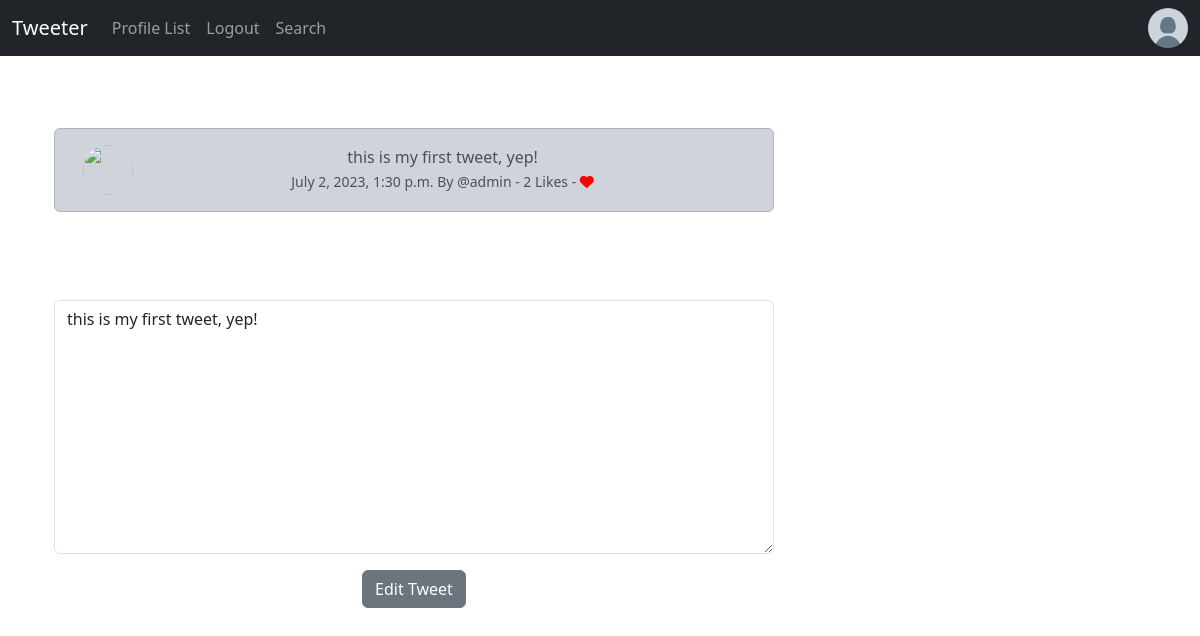
The app's page /edit/1/ (signed in) with its own data.
### tweeter/models.py (models this page shows, shortened)
class Tweet(models.Model):
    user = models.ForeignKey(User, related_name="tweets", on_delete=models.CASCADE)
    body = models.CharField(max_length=280)
    created_at = models.DateTimeField(auto_now_add=True)
    likes = models.ManyToManyField(User, related_name="tweet_likes", blank=True)
    comments = models.ManyToManyField("Comment", related_name="tweet_comments", blank=True)
    text = models.CharField(max_length=280, default='')
    def number_of_likes(self):
        return self.likes.count()

### tweeter/views.py (the view, shortened to what this page needs)
# urls.py: path('edit/<int:pk>/', TweetEditView.as_view(), name='edit_tweet'),
class TweetEditView(LoginRequiredMixin, UserPassesTestMixin, UpdateView):
    model = Tweet
    form_class = TweetForm
    template_name = 'edit_tweet.html'
    def test_func(self):
        tweet = self.get_object()
        return self.request.user == tweet.user

### tweeter/forms.py
class TweetForm(forms.ModelForm):
    body = forms.CharField(
        required=True,
        widget=forms.widgets.Textarea(
            attrs={
                "placeholder": "Enter Your Tweet! ",
                "class": "form-control",
            }
        ),
        label="",
    )
    def __init__(self, *args, **kwargs):
        user_profile = kwargs.pop('userprofile', None)
        admin_profile = kwargs.pop('adminprofile', None)
        super().__init__(*args, **kwargs)
        if user_profile:
            self.fields['body'].widget.attrs.update({'placeholder': 'What\'s happening?'})
        elif admin_profile:
            self.fields['body'].widget.attrs.update({'placeholder': 'Post an announcement'})
    class Meta:
        model = Tweet
        fields = ('body',)
        widgets = {
            'body': forms.Textarea(attrs={'rows': 3}),
        }

### tweeter/templates/edit_tweet.html (shortened to what this page needs)
{% extends 'base.html' %}
{% load static %}
{% block content %}
    <div class="container text-center">
        <div class="row">
            <div class="col-8">
<br/>
        <div class="alert alert-dark" role="alert">
<div class="container">
    <div class="row">
        <div class="col-1">
            {% if Tweet.user.profile.profile_img %}
            <img src="{{ Tweet.user.rofile.profile_image.url }}"
            width="50px" height"50" class="rounded-circle ">
            {% else %}
            <img style="width: 50px; height: 50px; border-radius: 50% ;"
            src="{{ profile.profile_image.url  }}">
            {% endif %}
        </div>
        <div class="col-11">
            {{ tweet.body }}<br/>
            <small class="text-muted">
                {{ tweet.created_at}} By
                @{{tweet.user.username}}
                - {{ tweet.number_of_likes }} Likes -
                {% if user in tweet.likes.all  %}
                <a href="{% url 'tweet_like' tweet.id %}">
                 <i class="fa-solid fa-heart" style="color:red;"></i>
                </a>
                {% else %}
                <a href="{% url 'tweet_like' tweet.id %}">
                 <i class="fa fa-heart-o" style="color:red;"></i>
                </a>
                {% endif %}
            </small>
        </div><br/><br/>
            </div>
        </div>
    </div>
    <br/><br/><br/>
{% if form %}
<form method = POST>
    {{ form.as_p }}
    <button type="submit" class="btn btn-secondary"> Edit Tweet</button>
</form>
{% endif %}
</div>
{% endblock %}

### records on screen
Tweet: body "this is my first tweet, yep!", created_at "July 2, 2023, 1:30 p.m.", user.username "admin", number_of_likes "2"
